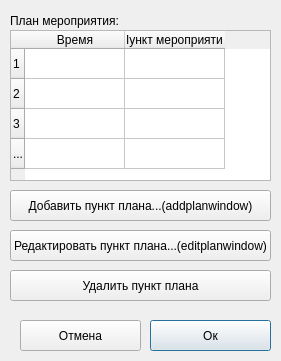
<?xml version="1.0" encoding="UTF-8"?>
<ui version="4.0">
 <class>PlanAddWindow</class>
 <widget class="QDialog" name="PlanAddWindow">
  <property name="geometry">
   <rect>
    <x>0</x>
    <y>0</y>
    <width>281</width>
    <height>361</height>
   </rect>
  </property>
  <property name="windowTitle">
   <string>Dialog</string>
  </property>
  <widget class="QPushButton" name="pushButton_2">
   <property name="geometry">
    <rect>
     <x>150</x>
     <y>320</y>
     <width>121</width>
     <height>31</height>
    </rect>
   </property>
   <property name="cursor">
    <cursorShape>PointingHandCursor</cursorShape>
   </property>
   <property name="text">
    <string>Ок</string>
   </property>
  </widget>
  <widget class="QPushButton" name="pushButton">
   <property name="geometry">
    <rect>
     <x>10</x>
     <y>190</y>
     <width>261</width>
     <height>31</height>
    </rect>
   </property>
   <property name="text">
    <string>Добавить пункт плана...(addplanwindow)</string>
   </property>
  </widget>
  <widget class="QPushButton" name="pushButton_3">
   <property name="geometry">
    <rect>
     <x>20</x>
     <y>320</y>
     <width>121</width>
     <height>31</height>
    </rect>
   </property>
   <property name="cursor">
    <cursorShape>PointingHandCursor</cursorShape>
   </property>
   <property name="text">
    <string>Отмена</string>
   </property>
  </widget>
  <widget class="QPushButton" name="pushButton_5">
   <property name="geometry">
    <rect>
     <x>10</x>
     <y>270</y>
     <width>261</width>
     <height>31</height>
    </rect>
   </property>
   <property name="text">
    <string>Удалить пункт плана</string>
   </property>
  </widget>
  <widget class="QLabel" name="label_2">
   <property name="geometry">
    <rect>
     <x>10</x>
     <y>10</y>
     <width>261</width>
     <height>21</height>
    </rect>
   </property>
   <property name="text">
    <string>План мероприятия:</string>
   </property>
  </widget>
  <widget class="QPushButton" name="pushButton_4">
   <property name="geometry">
    <rect>
     <x>10</x>
     <y>230</y>
     <width>261</width>
     <height>31</height>
    </rect>
   </property>
   <property name="text">
    <string>Редактировать пункт плана...(editplanwindow)</string>
   </property>
  </widget>
  <widget class="QTableWidget" name="tableWidget">
   <property name="geometry">
    <rect>
     <x>10</x>
     <y>30</y>
     <width>261</width>
     <height>151</height>
    </rect>
   </property>
   <row>
    <property name="text">
     <string>1</string>
    </property>
   </row>
   <row>
    <property name="text">
     <string>2</string>
    </property>
   </row>
   <row>
    <property name="text">
     <string>3</string>
    </property>
   </row>
   <row>
    <property name="text">
     <string>...</string>
    </property>
   </row>
   <column>
    <property name="text">
     <string>Время</string>
    </property>
   </column>
   <column>
    <property name="text">
     <string>Пункт мероприятия</string>
    </property>
   </column>
  </widget>
 </widget>
 <resources/>
 <connections/>
</ui>
